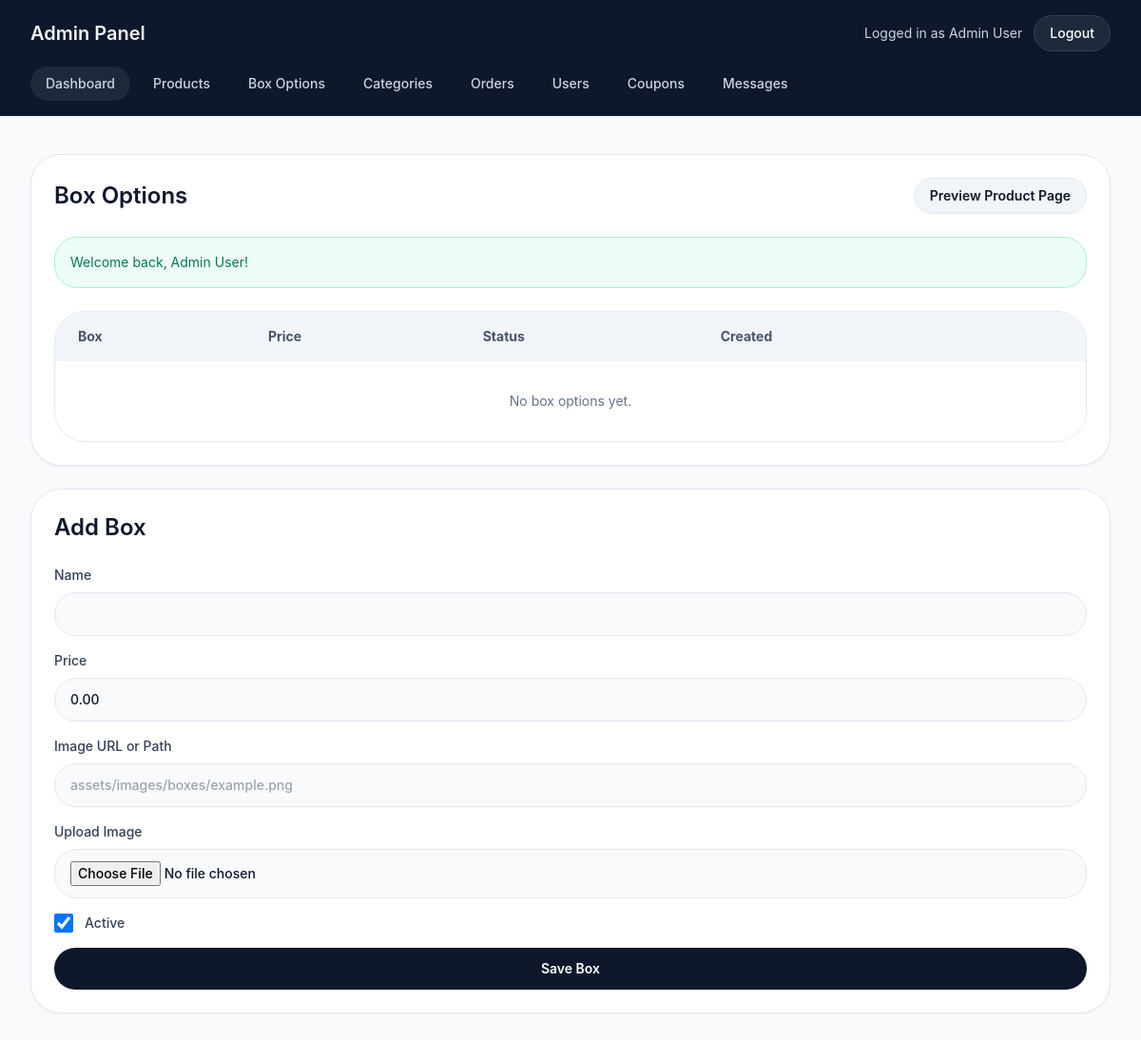
The app's page /admin/box-options.php (signed in), older data.
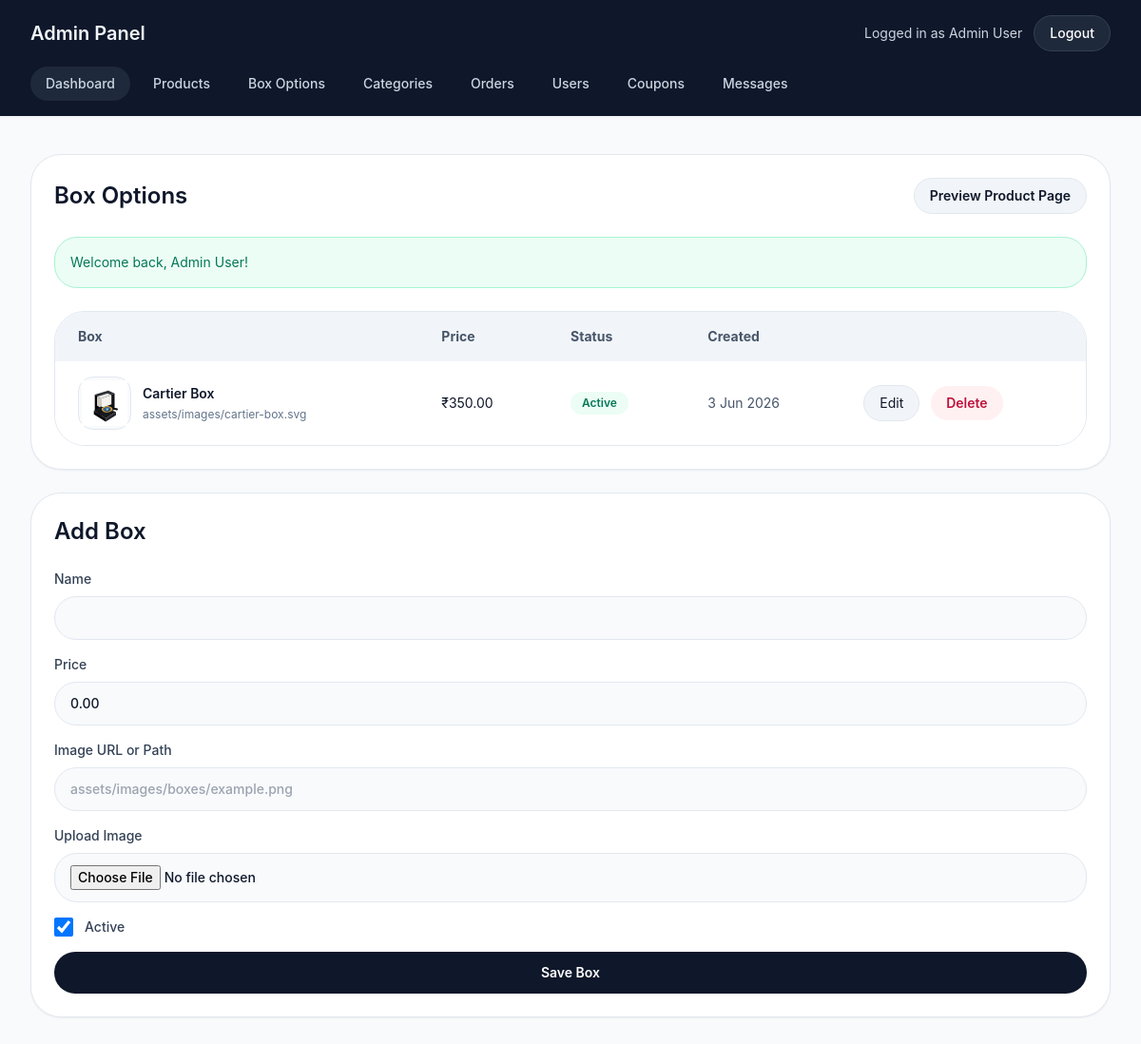
The same page, newer data.
### tables this page shows
CREATE TABLE IF NOT EXISTS users (
    id INT AUTO_INCREMENT PRIMARY KEY,
    name VARCHAR(120) NOT NULL,
    phone VARCHAR(20) DEFAULT NULL,
    email VARCHAR(150) NOT NULL UNIQUE,
    password VARCHAR(255) NOT NULL,
    role ENUM('user','admin') NOT NULL DEFAULT 'user',
    created_at TIMESTAMP DEFAULT CURRENT_TIMESTAMP
);

CREATE TABLE IF NOT EXISTS box_options (
  id INT UNSIGNED AUTO_INCREMENT PRIMARY KEY,
  name VARCHAR(150) NOT NULL,
  image VARCHAR(255) DEFAULT NULL,
  price DECIMAL(10,2) NOT NULL DEFAULT 0.00,
  is_active TINYINT(1) NOT NULL DEFAULT 1,
  created_at TIMESTAMP NOT NULL DEFAULT CURRENT_TIMESTAMP,
  UNIQUE KEY uq_box_options_name (name),
  CONSTRAINT chk_box_options_price_non_negative CHECK (price >= 0)
);

### includes/functions.php (called while the page is built, shortened)
<?php
require_once __DIR__ . '/db.php';
function sanitize($value) {
    return htmlspecialchars(trim($value), ENT_QUOTES, 'UTF-8');
}
function resolveAssetUrl($path) {
    $path = trim((string)$path);
    return rtrim(BASE_URL, '/') . '/' . ltrim($path, '/');
}
function isLoggedIn() {
    return !empty($_SESSION['user_id']);
}
function getCurrentUser() {
    global $pdo;
    $stmt = $pdo->prepare('SELECT id, name, email FROM users WHERE id = ?');
    $stmt->execute([$_SESSION['user_id']]);
    return $stmt->fetch();
}
function flash($key, $message = null) {
    if ($message === null) {
        if (!empty($_SESSION['flash'][$key])) {
            $msg = $_SESSION['flash'][$key];
            return $msg;
        }
        return null;
    }
}

### admin/box-options.php (the view, shortened to what this page needs)
<?php
require_once __DIR__ . '/_header.php';
$box = null;
$boxes = $pdo->query('SELECT * FROM box_options ORDER BY is_active DESC, name')->fetchAll();
?>
<div class="grid gap-6 xl:grid-cols-[2fr_1fr]">
    <div class="rounded-[2rem] border border-slate-200 bg-white p-6 shadow-sm">
        <div class="flex flex-col gap-3 sm:flex-row sm:items-center sm:justify-between">
            <h2 class="text-2xl font-semibold text-slate-900">Box Options</h2>
            <a href="<?= BASE_URL ?>/product.php?id=1" target="_blank" class="inline-flex items-center justify-center rounded-full border border-slate-200 bg-slate-100 px-4 py-2 text-sm font-semibold text-slate-900 hover:bg-slate-50">Preview Product Page</a>
        </div>
        <?php if ($msg = flash('success')): ?><div class="mt-6 rounded-3xl border border-emerald-200 bg-emerald-50 p-4 text-sm text-emerald-700"><?= sanitize($msg) ?></div><?php endif; ?>
        <div class="mt-6 overflow-hidden rounded-[2rem] border border-slate-200">
            <table class="w-full border-separate border-spacing-0 text-left text-sm">
                <thead class="bg-slate-100 text-slate-600">
                    <tr>
                        <th class="px-6 py-4">Box</th>
                        <th class="px-6 py-4">Price</th>
                        <th class="px-6 py-4">Status</th>
                        <th class="px-6 py-4">Created</th>
                        <th class="px-6 py-4"></th>
                    </tr>
                </thead>
                <tbody>
                    <?php foreach ($boxes as $item): ?>
                        <tr class="border-t border-slate-200 bg-white">
                            <td class="px-6 py-4">
                                <div class="flex items-center gap-3">
                                    <div class="flex h-14 w-14 items-center justify-center rounded-2xl border border-slate-200 bg-slate-50">
                                        <?php if (!empty($item['image'])): ?>
                                            <img src="<?= sanitize(resolveAssetUrl($item['image'])) ?>" alt="<?= sanitize($item['name']) ?>" class="h-12 w-12 object-contain">
                                        <?php else: ?>
                                            <span class="text-xs text-slate-400">No image</span>
                                        <?php endif; ?>
                                    </div>
                                    <div>
                                        <p class="font-semibold text-slate-900"><?= sanitize($item['name']) ?></p>
                                        <p class="mt-1 max-w-[260px] truncate text-xs text-slate-500"><?= sanitize($item['image'] ?: 'No image path') ?></p>
                                    </div>
                                </div>
                            </td>
                            <td class="px-6 py-4 text-slate-900">&#8377;<?= number_format($item['price'], 2) ?></td>
                            <td class="px-6 py-4">
                                <span class="inline-flex rounded-full px-3 py-1 text-xs font-semibold <?= $item['is_active'] ? 'bg-emerald-50 text-emerald-700' : 'bg-slate-100 text-slate-600' ?>">
                                    <?= $item['is_active'] ? 'Active' : 'Inactive' ?>
                                </span>
                            </td>
                            <td class="px-6 py-4 text-slate-600"><?= date('j M Y', strtotime($item['created_at'])) ?></td>
                            <td class="px-6 py-4 space-x-2">
                                <a class="inline-flex rounded-full border border-slate-200 bg-slate-100 px-4 py-2 text-sm text-slate-900 hover:bg-slate-50" href="<?= BASE_URL ?>/admin/box-options.php?edit=<?= $item['id'] ?>">Edit</a>
                                <form class="inline" method="post" onsubmit="return confirm('Delete this box option?');">
                                    <button class="inline-flex rounded-full bg-rose-50 px-4 py-2 text-sm font-semibold text-rose-700 hover:bg-rose-100">Delete</button>
                                </form>
                            </td>
                        </tr>
                    <?php endforeach; ?>
                    <?php if (!$boxes): ?>
                        <tr class="bg-white"><td colspan="5" class="px-6 py-8 text-center text-slate-500">No box options yet.</td></tr>
                    <?php endif; ?>
                </tbody>
            </table>
        </div>
    </div>
    <aside class="rounded-[2rem] border border-slate-200 bg-white p-6 shadow-sm">
        <h2 class="text-2xl font-semibold text-slate-900"><?= $box ? 'Edit Box' : 'Add Box' ?></h2>
        <form method="post" enctype="multipart/form-data" class="mt-6 space-y-4">
            <label class="block text-sm font-medium text-slate-700">Name<input name="name" value="<?= sanitize($box['name'] ?? '') ?>" required class="mt-2 w-full rounded-3xl border border-slate-200 bg-slate-50 px-4 py-3 text-slate-900 outline-none focus:border-slate-900" /></label>
            <label class="block text-sm font-medium text-slate-700">Price<input type="number" step="0.01" min="0" name="price" value="<?= sanitize($box['price'] ?? '0.00') ?>" required class="mt-2 w-full rounded-3xl border border-slate-200 bg-slate-50 px-4 py-3 text-slate-900 outline-none focus:border-slate-900" /></label>
            <label class="block text-sm font-medium text-slate-700">Image URL or Path<input name="image" value="<?= sanitize($box['image'] ?? '') ?>" placeholder="assets/images/boxes/example.png" class="mt-2 w-full rounded-3xl border border-slate-200 bg-slate-50 px-4 py-3 text-slate-900 outline-none focus:border-slate-900" /></label>
            <label class="block text-sm font-medium text-slate-700">Upload Image<input type="file" name="image_file" accept="image/png,image/jpeg,image/webp" class="mt-2 w-full rounded-3xl border border-slate-200 bg-slate-50 px-4 py-3 text-sm text-slate-900 outline-none focus:border-slate-900" /></label>
            <label class="flex items-center gap-3 text-sm font-medium text-slate-700"><input type="checkbox" name="is_active" class="h-5 w-5 rounded border-slate-300 text-brand focus:ring-brand" <?= !isset($box['is_active']) || $box['is_active'] ? 'checked' : '' ?> /> Active</label>
            <button class="inline-flex w-full items-center justify-center rounded-3xl bg-slate-900 px-6 py-3 text-sm font-semibold text-white hover:bg-slate-800">Save Box</button>
        </form>
    </aside>
</div>
<?php require_once __DIR__ . '/_footer.php'; ?>

### admin/_header.php (shortened to what this page needs)
<?php
require_once __DIR__ . '/../includes/functions.php';
$adminName = sanitize($_SESSION['user_id'] ? getCurrentUser()['name'] : 'Admin');
?>
<!DOCTYPE html>
<html lang="en">
<head>
    <script src="https://cdn.tailwindcss.com"></script>
    <link rel="stylesheet" href="https://cdnjs.cloudflare.com/ajax/libs/font-awesome/6.5.2/css/all.min.css" />
</head>
<body class="min-h-screen bg-slate-50 text-slate-900 font-body">
<header class="bg-slate-900 text-slate-100 shadow-sm">
    <div class="mx-auto flex max-w-7xl flex-col gap-4 px-4 py-4 sm:px-6 lg:px-8">
        <div class="flex items-center justify-between gap-4">
            <a href="<?= BASE_URL ?>/admin/dashboard.php" class="text-xl font-semibold">Admin Panel</a>
            <div class="flex items-center gap-3">
                <span class="text-sm text-slate-300">Logged in as <?= $adminName ?></span>
                <a href="<?= BASE_URL ?>/admin/logout.php" class="rounded-full border border-slate-700 bg-slate-800 px-4 py-2 text-sm font-medium text-white hover:bg-slate-700">Logout</a>
            </div>
        </div>
        <nav class="flex flex-wrap gap-2 text-sm font-medium text-slate-300">
            <a href="<?= BASE_URL ?>/admin/dashboard.php" class="rounded-full bg-slate-800 px-4 py-2 hover:bg-slate-700">Dashboard</a>
            <a href="<?= BASE_URL ?>/admin/products.php" class="rounded-full px-4 py-2 hover:bg-slate-700">Products</a>
            <a href="<?= BASE_URL ?>/admin/box-options.php" class="rounded-full px-4 py-2 hover:bg-slate-700">Box Options</a>
            <a href="<?= BASE_URL ?>/admin/categories.php" class="rounded-full px-4 py-2 hover:bg-slate-700">Categories</a>
            <a href="<?= BASE_URL ?>/admin/orders.php" class="rounded-full px-4 py-2 hover:bg-slate-700">Orders</a>
            <a href="<?= BASE_URL ?>/admin/users.php" class="rounded-full px-4 py-2 hover:bg-slate-700">Users</a>
            <a href="<?= BASE_URL ?>/admin/coupons.php" class="rounded-full px-4 py-2 hover:bg-slate-700">Coupons</a>
            <a href="<?= BASE_URL ?>/admin/messages.php" class="rounded-full px-4 py-2 hover:bg-slate-700">Messages</a>
        </nav>
    </div>
</header>
<main class="mx-auto max-w-7xl px-4 py-10 sm:px-6 lg:px-8">

### admin/_footer.php
</main>
</body>
</html>

Row changes from the older to the newer data that the page shows:
added box_options: image (picture), name "Cartier Box", image "assets/images/cartier-box.svg", price "350.00", is_active "Active", created_at "3 Jun 2026"
Text that changed along with them:
text no longer shown: "No box options yet."
